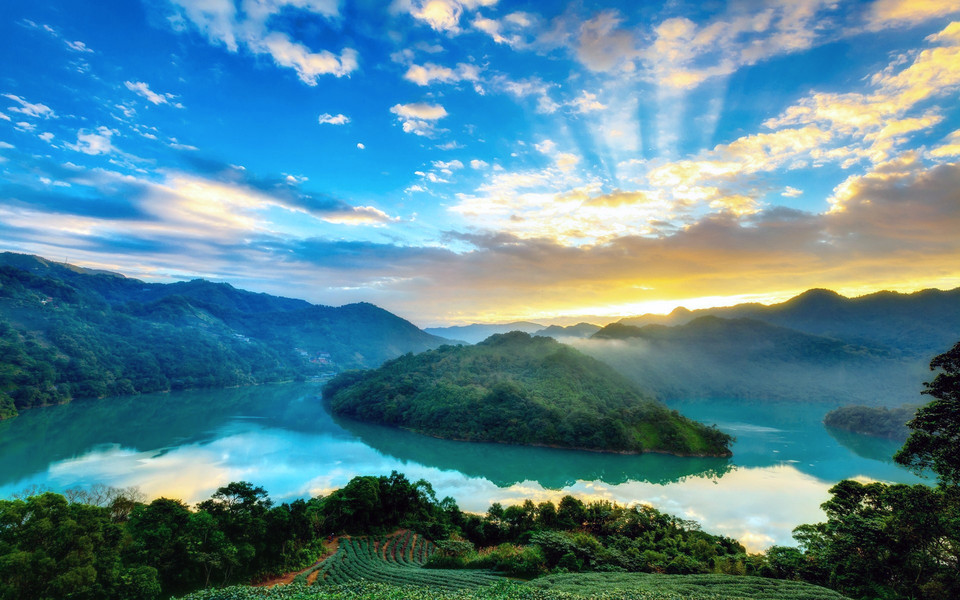
#> input picture Python/imags/1.jpg, 960 x 600 px, found by its file name
$ python jpg_trans.py
#> lines starting #> are read from the running program, lines starting #| are printed output that depends on the picture
from PIL import Image
from PIL import ImageFilter
im = Image.open('./imags/1.jpg')
#> im is the input picture: PIL image 960x600 RGB; mean R, G, B 86.4, 133.2, 148.2
e33 = im.filter(ImageFilter.CONTOUR)
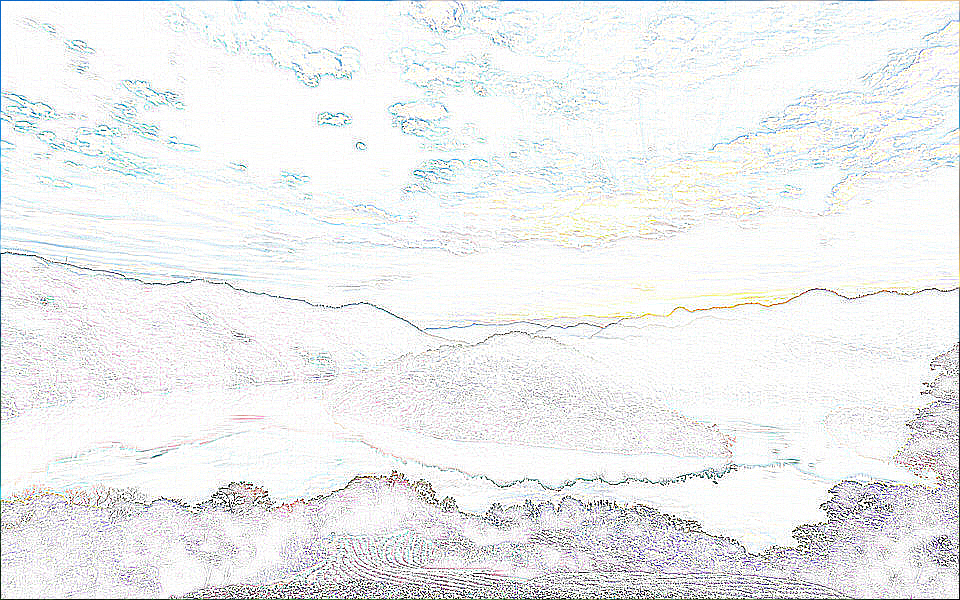
#> e33: PIL image 960x600 RGB; mean R, G, B 238.2, 239.5, 239.7
e33.save('E(33).jpg')

$ run again, with Python/imags/1678809914795.jpg copied over Python/imags/1.jpg
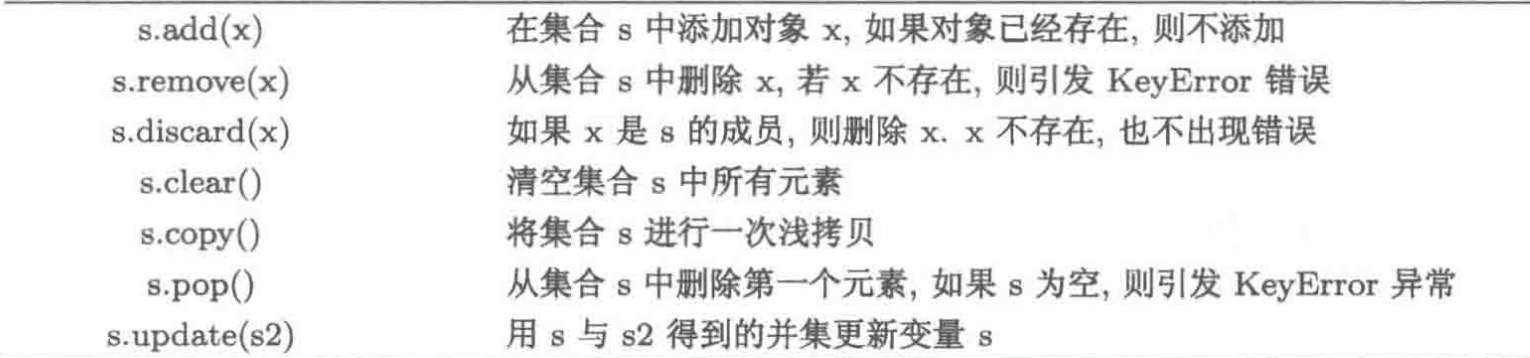
#> input picture Python/imags/1678809914795.jpg, 1530 x 358 px, found by its file name
#> im is the input picture: PIL image 1530x358 RGB; min 47, max 255, mean 237.7
#> `e33 = im.filter(ImageFilter.CONTOUR)`:
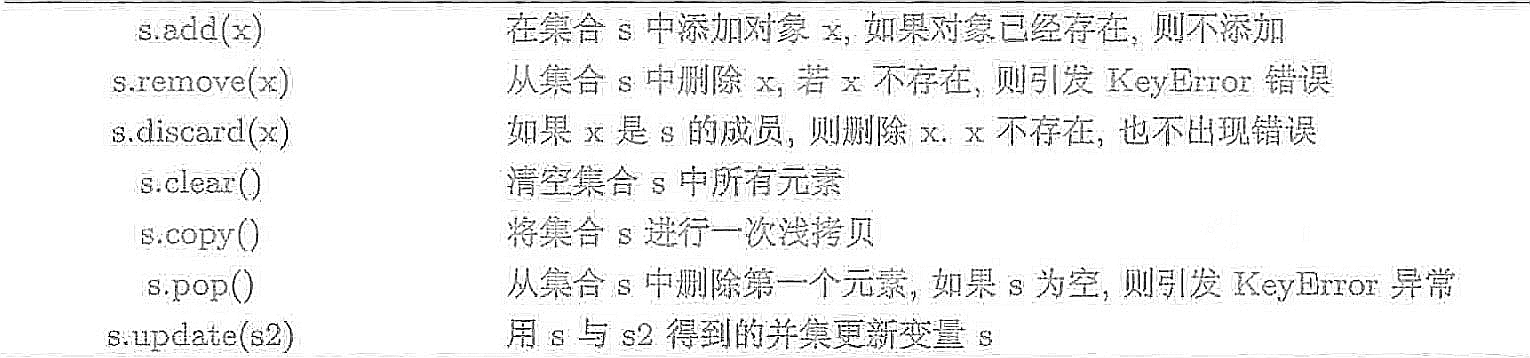
#> e33: PIL image 1530x358 RGB; min 0, max 255, mean 241
